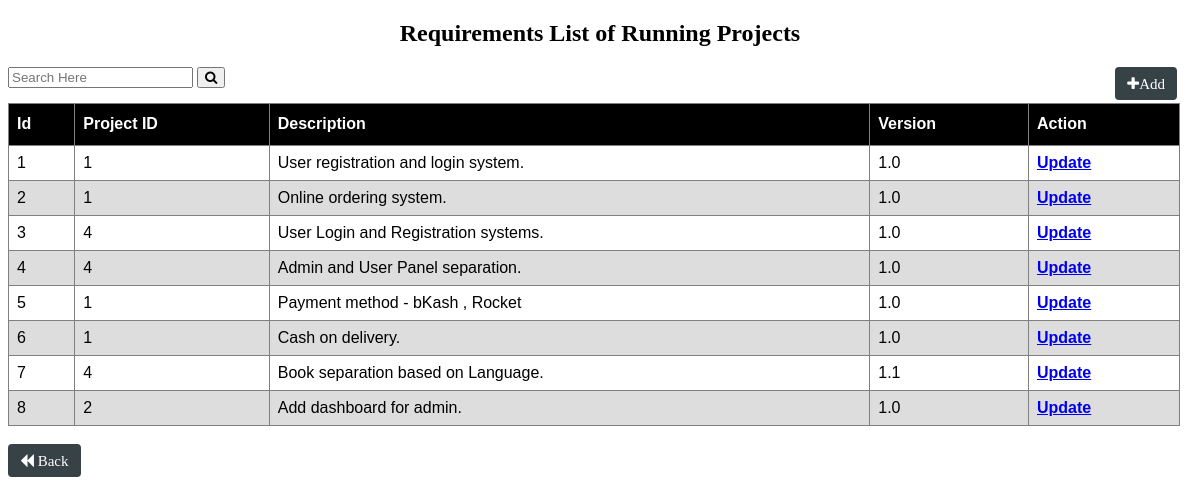
Page /requirement/running_project.php on the committed database.
### tables this page shows
CREATE TABLE `requirement` (
  `id` int(10) NOT NULL,
  `project_id` int(20) NOT NULL,
  `description` varchar(300) NOT NULL,
  `version` varchar(50) NOT NULL
);

### requirement/running_project.php (the view, shortened to what this page needs)
<?php
if(isset($_POST['search']))
{
    $valueToSearch = $_POST['valueToSearch'];
    $query = "SELECT * FROM `requirement` WHERE CONCAT(`id`, `project_id`, `description`, `version`) LIKE '%".$valueToSearch."%'";
    $search_result = filterTable($query);
}
 else {
    $query = "SELECT * FROM `requirement`";
    $search_result = filterTable($query);
}
function filterTable($query)
{
    $connect = mysqli_connect("localhost", "root", "", "finalproj");
    $filter_Result = mysqli_query($connect, $query);
    return $filter_Result;
}
?>
<!DOCTYPE html>
<html>
<head>
    <link rel="stylesheet" href="https://cdnjs.cloudflare.com/ajax/libs/font-awesome/4.7.0/css/font-awesome.min.css">
</head>
<body>
    <h2 class="h2">Requirements List of Running Projects</h2>
        <form action="running_project.php" method="post">
            <div style="float: left;">
                <input type="text" name="valueToSearch" class="btn-search" placeholder="Search Here">
                <button type="submit" name="search"><i class="fa fa-search"></i></button>
            </div>
            <div style="float: right;">
                <button class="btn"><i class="fa fa-plus" aria-hidden="true"><a style="text-decoration: none; color: white;" href="insert.php">Add</a></i></button>
            </div>
            <br><br>
            <table>
            <thead>
              <th>Id</th>
              <th>Project ID</th>
              <th>Description</th>
              <th>Version</th>
              <th>Action</th>
            </thead>
            <tbody>
              <?php
              while ($row = mysqli_fetch_assoc($search_result)) { ?>
              <tr>
                <td> <?php echo $row['id']?> </td>
                <td> <?php echo $row['project_id']?></td>
                <td> <?php echo $row['description']?></td>
                <td> <?php echo $row['version']?> </td>
                <td>
                    <a href="edit.php?id=<?php echo $row ['id']; ?>"><b>Update</b></a>
                </td>
              </tr>
              <?php  }  ?>
            </tbody>
          </table>
            <br>
            <button class="btn2"><i class="fa fa-backward" aria-hidden="true"><a style="text-decoration: none; color: white;" href="../cto.php"> Back</a></i></button>
        </form>
</body>
</html>

### requirement/running_project.php (style rules this page uses)
table { font-family: arial, sans-serif; border-collapse: collapse; width: 99%; border: 0.5px solid gray; }
td, th { border: 1px solid #dddddd; text-align: left; padding: 8px; border: 0.5px solid gray; }
th { background-color: black; color: white; height: 25px; }
tr:nth-child(even) { background-color: #dddddd; }
.btn { background-color: #374247; border: none; color: white; padding: 8px 12px; font-size: 15px; cursor: pointer; border-radius: 4px; float: right; margin-right: 15px; }
.btn2 { background-color: #374247; border: none; color: white; padding: 8px 12px; font-size: 15px; cursor: pointer; border-radius: 4px; }
.h2 { text-align: center; font-family: cursive; }

### rows in the picture
requirement: id "1", project "1", description "User registration and login system.", version "1.0"
requirement: id "2", project "1", description "Online ordering system.", version "1.0"
requirement: id "3", project "4", description "User Login and Registration systems.", version "1.0"
requirement: id "4", project "4", description "Admin and User Panel separation.", version "1.0"
requirement: id "5", project "1", description "Payment method - bKash , Rocket", version "1.0"
requirement: id "6", project "1", description "Cash on delivery.", version "1.0"
requirement: id "7", project "4", description "Book separation based on Language.", version "1.1"
requirement: id "8", project "2", description "Add dashboard for admin.", version "1.0"
